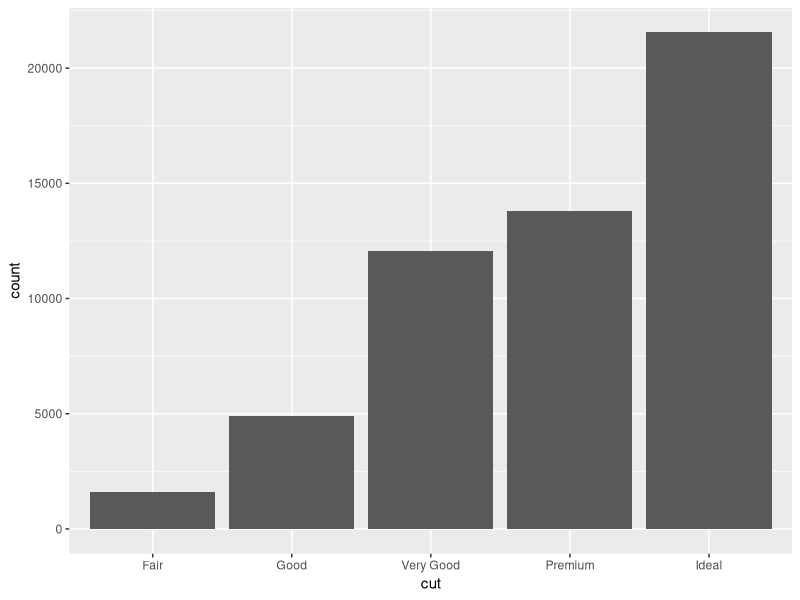
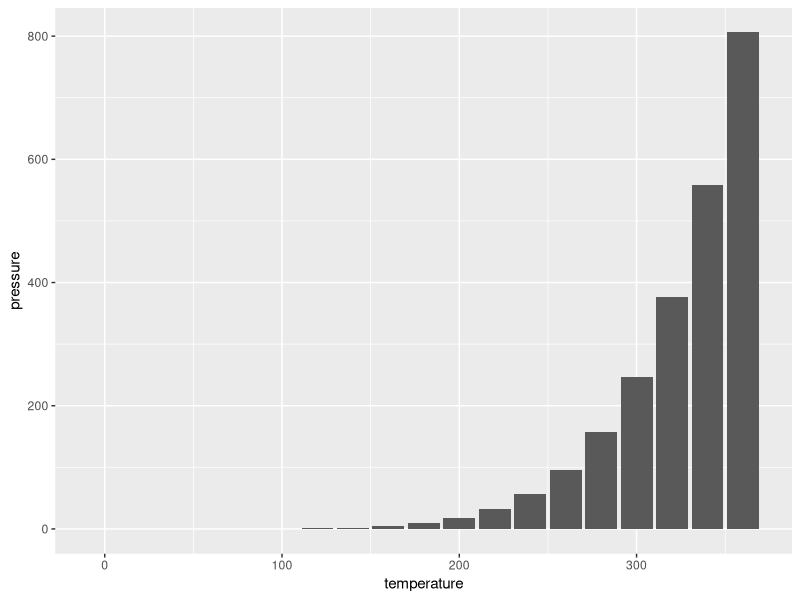
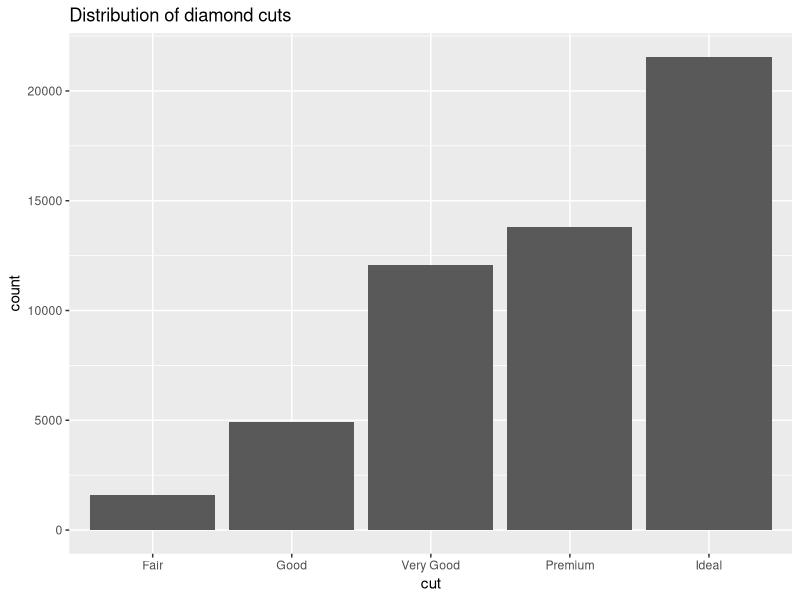
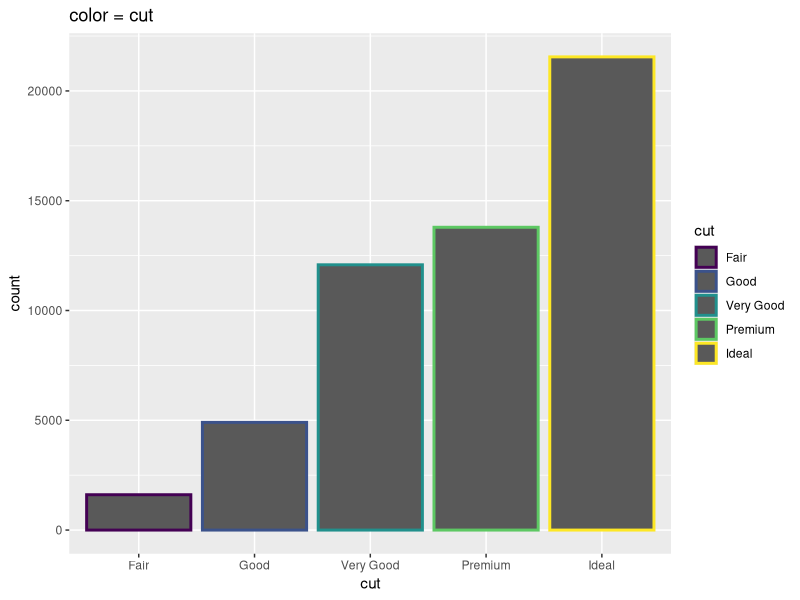
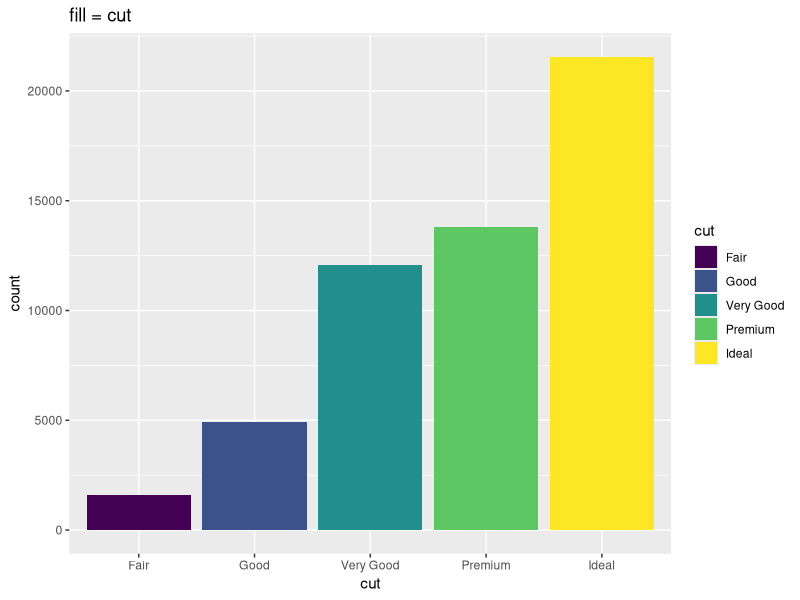
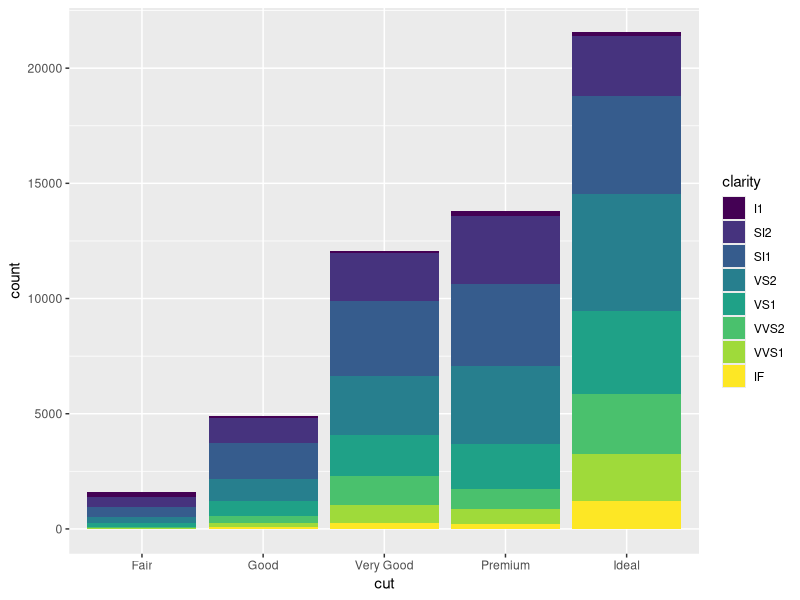
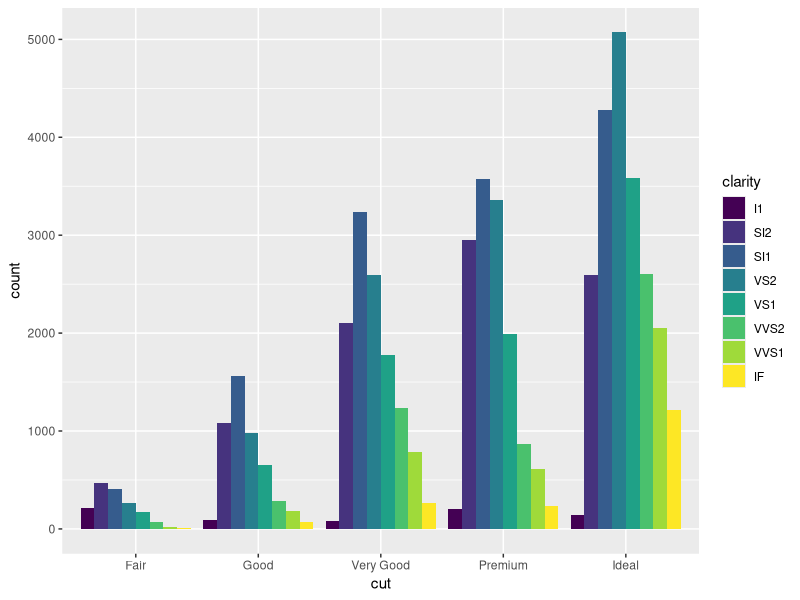
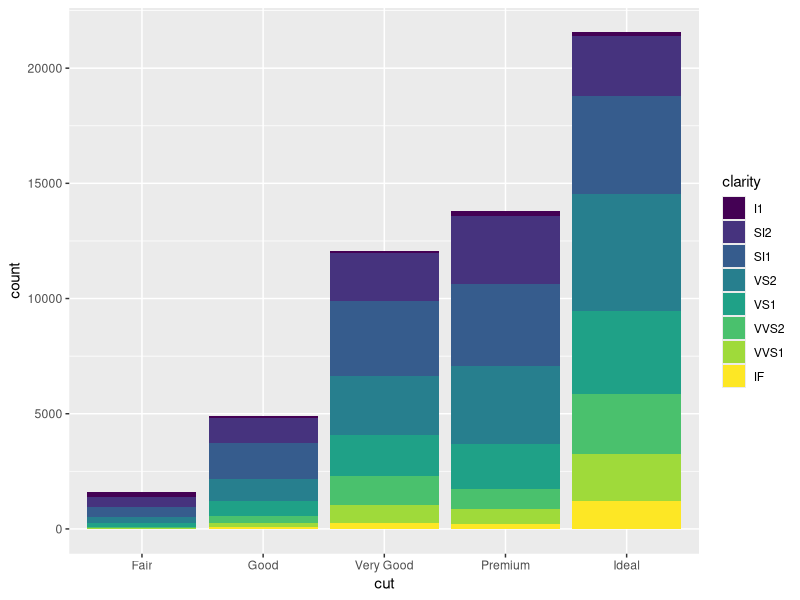

These figures' R source, in order: (Note: this script raises an error after producing the figures.)
## ---- chunk 1
#| include: false
library(tidyverse)

knitr::opts_chunk$set(error = TRUE, out.width = "100%")
## ---- chunk 2
ggplot(data = diamonds) +
  geom_bar(mapping = aes(x = cut))
## ---- chunk 3
diamonds %>% 
  count(cut)
## ---- chunk 4
ggplot(data = pressure) +
  geom_col(mapping = aes(x = temperature, y = pressure))
## ---- chunk 5
pressure
## ---- chunk 6
ggplot(data = diamonds) +
  geom_bar(mapping = aes(x = cut)) + 
  ggtitle("Distribution of diamond cuts")
## ---- chunk 7
ggplot(data = diamonds) +
  geom_bar(mapping = aes(x = cut, color = cut), size = 1) + 
  ggtitle("color = cut")

ggplot(data = diamonds) +
  geom_bar(mapping = aes(x = cut, fill = cut)) + 
  ggtitle("fill = cut")
## ---- chunk 8
ggplot(data = diamonds) +
  geom_bar(mapping = aes(x = cut, fill = clarity))
## ---- chunk 9
ggplot(data = diamonds) +
  geom_bar(mapping = aes(x = cut, fill = clarity), position = "dodge")
## ---- chunk 10
ggplot(data = diamonds) +
  geom_bar(mapping = aes(x = cut, fill = clarity), position = "stack")
## ---- chunk 11
ggplot(data = diamonds) +
  geom_bar(mapping = aes(x = cut, fill = clarity), position = "fill")
## ---- chunk 12
knitr::include_graphics("bar-charts-files/www/images/positions.png")
## ---- chunk 13
ggplot(data = diamonds) +
  geom_bar(mapping = aes(x = cut, fill = clarity), position = "identity")
## ---- chunk 14
ggplot(data = diamonds) +
  geom_bar(mapping = aes(x = color, fill = clarity), position = "fill", width = 1)
## ---- chunk 15
ggplot(data = diamonds) +
  geom_bar(mapping = aes(x = color, fill = cut), position = "dodge")
## ---- chunk 16
ggplot(data = diamonds) +
  geom_bar(mapping = aes(x = cut, fill = color), position = "identity")
## ---- chunk 17
ggplot(data = diamonds) +
  geom_bar(mapping = aes(x = color, fill = cut)) +
  facet_wrap( ~ cut)
## ---- chunk 18
ggplot(data = diamonds) +
  geom_bar(mapping = aes(x = color, fill = cut)) +
  facet_wrap( ~ cut, scales = "free_y")
